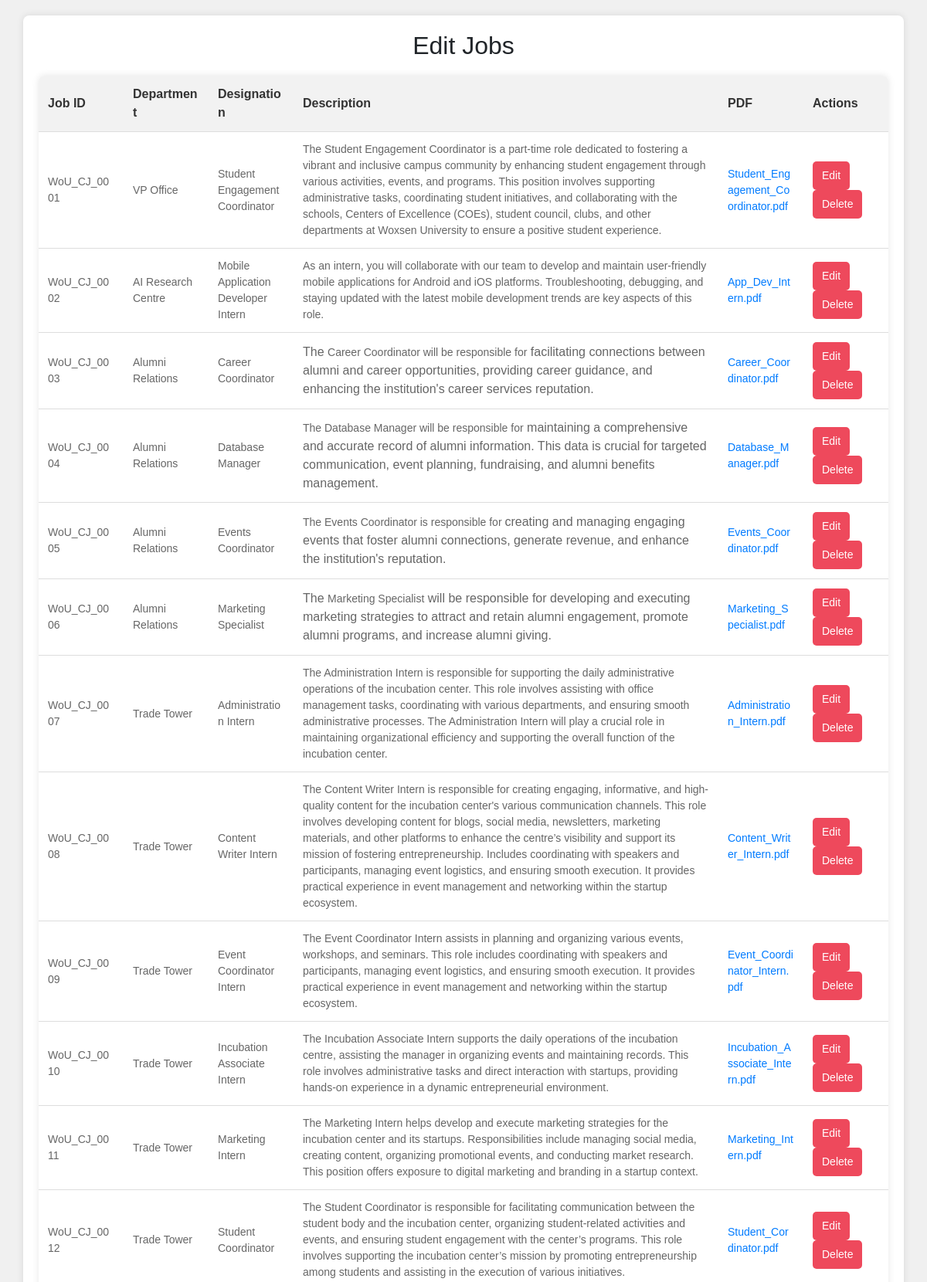
The app's page /Edit_job (signed in, upper part) with its own data.
### tables this page shows
CREATE TABLE job (
            job_id INTEGER PRIMARY KEY AUTOINCREMENT,
            id INTEGER NOT NULL,
            department TEXT NOT NULL,
            designation TEXT NOT NULL,
            description TEXT,
            pdf_path TEXT,
            pdf_filename TEXT
        );

### main.py (the view)
@app.route('/Edit_job')
@login_required
def Edit_job():
    conn = sqlite3.connect('pdfs.db')
    c = conn.cursor()
    c.execute('SELECT * FROM job')
    jobs = c.fetchall()
    conn.close()
    return render_template('Edit_job.html', jobs=jobs)

### main.py (called while the page is built)
@login_manager.user_loader
def load_user(user_id):
    user = Faculty.get(user_id)
    if not user:
        user = Student.get(user_id)
    return user

    @staticmethod
    def get(email):
        conn = sqlite3.connect('pdfs.db')
        c = conn.cursor()
        c.execute('SELECT Email_ID, Password FROM users WHERE Email_ID = ?', (email,))
        user_data = c.fetchone()
        conn.close()
        if user_data:
            return Faculty(user_data[0])
        else:
            return None

### templates/Edit_job.html (shortened to what this page needs)
<!DOCTYPE html>
<html lang="en">
<head>
    <link rel="stylesheet" href="https://stackpath.bootstrapcdn.com/bootstrap/4.5.2/css/bootstrap.min.css">
</head>
<body>
    <div class="container">
        <h2>Edit Jobs</h2>
        <table class="job-list">
            <thead>
                <tr>
                    <th>Job ID</th>
                    <th>Department</th>
                    <th>Designation</th>
                    <th class="des">Description</th>
                    <th>PDF</th>
                    <th>Actions</th>
                </tr>
            </thead>
            <tbody>
                {% if jobs %}
                {% for job in jobs %}
                <tr id="job-{{ job[0] }}">
                    <td>{{ job[1] }}</td>
                    <td>{{ job[2] }}</td>
                    <td>{{ job[3] }}</td>
                    <td class="des">{{ job[4] | safe }}</td>
                    <td><a href="#" onclick="showPDF('{{ job[5] }}')">{{ job[6] }}</a></td>
                    <td>
                        <a href="#" class="edit-button"
                            onclick="openEditModal('{{ job[0] }}', '{{ job[1] }}', '{{ job[2] }}', '{{ job[3] }}', '{{ job[4] }}', '{{ job[5] }}', '{{ job[6] }}')">Edit</a>
                        <a href="#" class="delete-button" onclick="deleteJob('{{ job[0] }}')">Delete</a>
                    </td>
                </tr>
                {% endfor %}
                {% else %}
                <tr>
                    <td colspan="6" class="no-jobs">No jobs available.</td>
                </tr>
                {% endif %}
            </tbody>
        </table>
    </div>
</body>
</html>

### templates/Edit_job.html (style rules this page uses)
body { font-family: Arial, sans-serif; background-color: #f0f0f0; margin: 0; padding: 0; }
.container { max-width: 95%; margin: 20px auto; background-color: #ffffff; border-radius: 8px; box-shadow: 0 0 10px rgba(0, 0, 0, 0.1); padding: 20px; }
h2 { text-align: center; margin-bottom: 20px; }
table { width: 100%; border-collapse: collapse; margin-top: 20px; background-color: #ffffff; border-radius: 8px; overflow: hidden; box-shadow: 0 0 10px rgba(0, 0, 0, 0.1); table-layout: fixed; }
th, td { padding: 12px; text-align: left; border-bottom: 1px solid #dddddd; word-wrap: break-word; }
th { background-color: #f2f2f2; color: #333333; font-weight: bold; }
td { font-size: 14px; color: #666666; }
.des { width: 50%; }
.edit-button, .delete-button { display: inline-block; padding: 8px 12px; margin-right: 5px; text-decoration: none; color: #ffffff; border-radius: 5px; cursor: pointer; transition: background-color 0.3s ease; }
.edit-button { background-color: #ee495c; }
.delete-button { background-color: #ee495c; }

### records on screen
job: id "WoU_CJ_0001", department "VP Office", designation "Student Engagement Coordinator", description "The Student Engagement Coordinator is a part-time role dedicated to fostering a vibrant and inclusive campus community by enhancing student engagement through various activities, events, and programs. This position involves supporting administrative tasks, coordinating student initiatives, and collaborating with the schools, Centers of Excellence (COEs), student council, clubs, and other departments at Woxsen University to ensure a positive student experience.", pdf_filename "Student_Engagement_Coordinator.pdf"
job: id "WoU_CJ_0002", department "AI Research Centre", designation "Mobile Application Developer Intern", description "As an intern, you will collaborate with our team to develop and maintain user-friendly mobile applications for Android and iOS platforms. Troubleshooting, debugging, and staying updated with the latest mobile development trends are key aspects of this role.", pdf_filename "App_Dev_Intern.pdf"
job: id "WoU_CJ_0003", department "Alumni Relations", designation "Career Coordinator", description "The Career Coordinator will be responsible for facilitating connections between alumni and career opportunities, providing career guidance, and enhancing the institution's career services reputation.", pdf_filename "Career_Coordinator.pdf"
job: id "WoU_CJ_0004", department "Alumni Relations", designation "Database Manager", description "The Database Manager will be responsible for maintaining a comprehensive and accurate record of alumni information. This data is crucial for targeted communication, event planning, fundraising, and alumni benefits management.", pdf_filename "Database_Manager.pdf"
job: id "WoU_CJ_0005", department "Alumni Relations", designation "Events Coordinator", description "The Events Coordinator is responsible for creating and managing engaging events that foster alumni connections, generate revenue, and enhance the institution's reputation.", pdf_filename "Events_Coordinator.pdf"
job: id "WoU_CJ_0006", department "Alumni Relations", designation "Marketing Specialist", description "The Marketing Specialist will be responsible for developing and executing marketing strategies to attract and retain alumni engagement, promote alumni programs, and increase alumni giving.", pdf_filename "Marketing_Specialist.pdf"
job: id "WoU_CJ_0007", department "Trade Tower", designation "Administration Intern", description "The Administration Intern is responsible for supporting the daily administrative operations of the incubation center. This role involves assisting with office management tasks, coordinating with various departments, and ensuring smooth administrative processes. The Administration Intern will play a crucial role in maintaining organizational efficiency and supporting the overall function of the incubation center.", pdf_filename "Administration_Intern.pdf"
job: id "WoU_CJ_0008", department "Trade Tower", designation "Content Writer Intern", description "The Content Writer Intern is responsible for creating engaging, informative, and high-quality content for the incubation center's various communication channels. This role involves developing content for blogs, social media, newsletters, marketing materials, and other platforms to enhance the centre’s visibility and support its mission of fostering entrepreneurship. Includes coordinating with speakers and participants, managing event logistics, and ensuring smooth execution. It provides practical experience in event management and networking within the startup ecosystem.", pdf_filename "Content_Writer_Intern.pdf"
job: id "WoU_CJ_0009", department "Trade Tower", designation "Event Coordinator Intern", description "The Event Coordinator Intern assists in planning and organizing various events, workshops, and seminars. This role includes coordinating with speakers and participants, managing event logistics, and ensuring smooth execution. It provides practical experience in event management and networking within the startup ecosystem.", pdf_filename "Event_Coordinator_Intern.pdf"
job: id "WoU_CJ_0010", department "Trade Tower", designation "Incubation Associate Intern", description "The Incubation Associate Intern supports the daily operations of the incubation centre, assisting the manager in organizing events and maintaining records. This role involves administrative tasks and direct interaction with startups, providing hands-on experience in a dynamic entrepreneurial environment.", pdf_filename "Incubation_Associate_Intern.pdf"
job: id "WoU_CJ_0011", department "Trade Tower", designation "Marketing Intern", description "The Marketing Intern helps develop and execute marketing strategies for the incubation center and its startups. Responsibilities include managing social media, creating content, organizing promotional events, and conducting market research. This position offers exposure to digital marketing and branding in a startup context.", pdf_filename "Marketing_Intern.pdf"
job: id "WoU_CJ_0012", department "Trade Tower", designation "Student Coordinator", description "The Student Coordinator is responsible for facilitating communication between the student body and the incubation center, organizing student-related activities and events, and ensuring student engagement with the center’s programs. This role involves supporting the incubation center’s mission by promoting entrepreneurship among students and assisting in the execution of various initiatives.", pdf_filename "Student_Cordinator.pdf"
